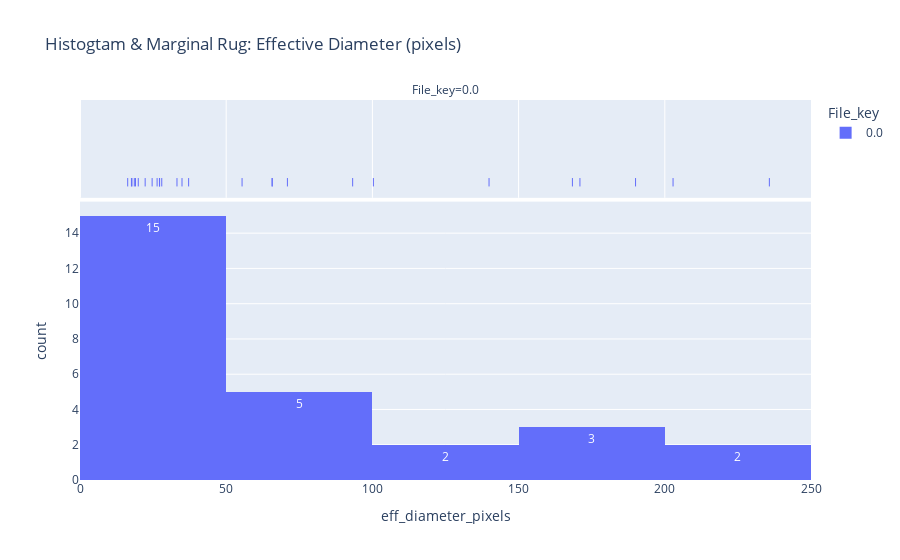

Write notebook code for a chart like this one.
### Code cell
# Histogram & Marginal "rug" plot : effective diameter (microns)
fig4 = px.histogram(dia_data, x="eff_diameter_pixels",color="File_key",
                    text_auto=True, marginal="rug",
                    facet_col="File_key", # make subplots for each target_file
                    title="Histogtam & Marginal Rug: Effective Diameter (pixels)", 
                    )
fig4.show()

### Figure 1 — Plotly figure (JSON) as saved in the notebook; plotly's stock layout.template omitted (floating-point values rounded to 4 significant figures)
{"data": [{"alignmentgroup": "True", "bingroup": "x", "hovertemplate": "File_key=0.0<br>eff_diameter_pixels=%{x}<br>count=%{y}<extra></extra>", "legendgroup": "0.0", "marker": {"color": "#636efa", "pattern": {"shape": ""}}, "name": "0.0", "offsetgroup": "0.0", "orientation": "v", "showlegend": true, "texttemplate": "%{value}", "type": "histogram", "x": [16.31, 17.59, 17.77, 18.58, 18.98, 19.93, 22.28, 24.67, 26.37, 27.17, 27.22, 27.96, 33.17, 34.89, 37.15, 55.43, 65.71, 65.73, 70.94, 93.25, 100.3, 139.9, 168.4, 171.0, 190.0, 202.8, 235.8], "xaxis": "x", "yaxis": "y"}, {"alignmentgroup": "True", "boxpoints": "all", "fillcolor": "rgba(255,255,255,0)", "hoveron": "points", "hovertemplate": "File_key=0.0<br>eff_diameter_pixels=%{x}<extra></extra>", "jitter": 0, "legendgroup": "0.0", "line": {"color": "rgba(255,255,255,0)"}, "marker": {"color": "#636efa", "symbol": "line-ns-open"}, "name": "0.0", "offsetgroup": "0.0", "showlegend": false, "type": "box", "x": [16.31, 17.59, 17.77, 18.58, 18.98, 19.93, 22.28, 24.67, 26.37, 27.17, 27.22, 27.96, 33.17, 34.89, 37.15, 55.43, 65.71, 65.73, 70.94, 93.25, 100.3, 139.9, 168.4, 171.0, 190.0, 202.8, 235.8], "xaxis": "x2", "yaxis": "y2"}], "layout": {"annotations": [{"font": {}, "showarrow": false, "text": "File_key=0.0", "x": 0.5, "xanchor": "center", "xref": "paper", "y": 1, "yanchor": "bottom", "yref": "paper"}], "barmode": "relative", "legend": {"title": {"text": "File_key"}, "tracegroupgap": 0}, "title": {"text": "Histogtam & Marginal Rug: Effective Diameter (pixels)"}, "xaxis": {"anchor": "y", "domain": [0, 1], "title": {"text": "eff_diameter_pixels"}}, "xaxis2": {"anchor": "y2", "domain": [0, 1], "matches": "x", "showgrid": true, "showticklabels": false}, "yaxis": {"anchor": "x", "domain": [0, 0.7326], "title": {"text": "count"}}, "yaxis2": {"anchor": "x2", "domain": [0.7426, 1], "matches": "y2", "showgrid": false, "showline": false, "showticklabels": false, "ticks": ""}}}
